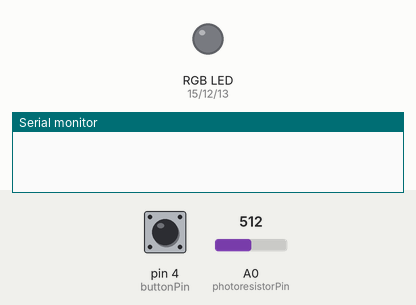
This sketch was run on a simulated Arduino Uno, built with avr-gcc and run on an emulated ATmega328P. On the bench: an RGB LED mixed from three pins (HIGH = lit), the last lines printed to the serial monitor. Inputs (shaded band) come from the test bench; at power-on: pin 4 (buttonPin) LOW, A0 (photoresistorPin) = 512.

Above: at 2.4 s.
2.5 s: pin 4 (buttonPin) pulled HIGH for 0.15 s
At 3.6 s:
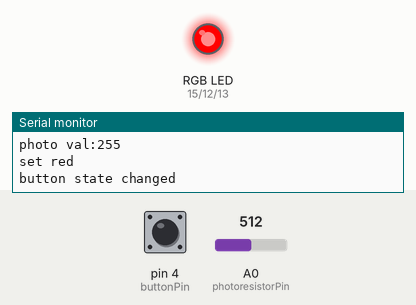
4.2 s: pin 4 (buttonPin) pulled HIGH for 1 s
At 5.5 s:
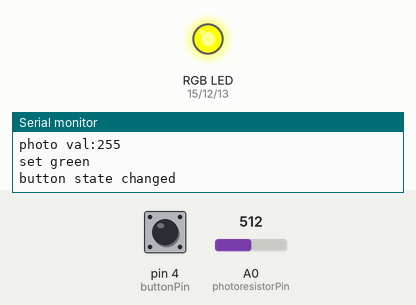
6.7 s: pin 4 (buttonPin) driven HIGH
At 8.0 s:
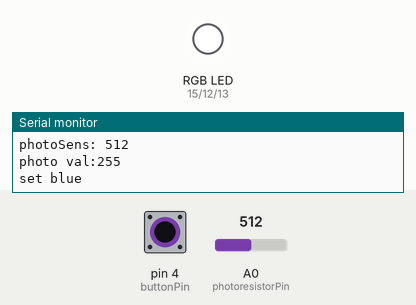
Timing chart, 0 to 9.7 s (numbered marks = the images above; inputs shaded):
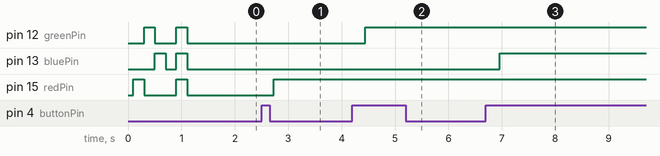

The sketch:

setrgbledbyphoto.ino
```cpp
/*
PIN 4: Button below antenna on top board, pulls low when pressed
PIN 12: green LED in RGB-LED
PIN 13: blue LED in RGB-LED
PIN 15: red LED in RGB-LED
*/

uint8_t redPin = 15;
uint8_t greenPin = 12;
uint8_t bluePin = 13;
uint8_t buttonPin = 4;
uint8_t photoresistorPin = A0;
uint8_t photoVal = 0;

// my first photosensor yields suspicous low values (0-10)
// range should be 200-700? calibrate here
const int minphotosens=0;
const int maxphotosens=20;

uint8_t redVal = 0;
uint8_t greenVal = 0;
uint8_t blueVal = 0;

uint8_t buttonstate = LOW;
uint8_t buttonstate_prev = LOW;
uint8_t curcolor=0;

void setcolor(uint8_t r=0,uint8_t g=0,uint8_t b=0){
    analogWrite(redPin, r);
    redVal=r;
    analogWrite(greenPin, g);
    greenVal=g;
    analogWrite(bluePin, b);
    blueVal=b;
}

void fadetocolor(uint8_t r=0,uint8_t g=0,uint8_t b=0,int delays=10,uint8_t steps=10){
    uint8_t s=0;
    uint8_t rstart=redVal;
    uint8_t gstart=greenVal;
    uint8_t bstart=blueVal;

    float dr=float(r-redVal)/steps;
    float dg=float(g-greenVal)/steps;
    float db=float(b-blueVal)/steps;

    for(s=1;s<=steps;s++){
        setcolor(r=rstart+uint8(dr*s),
                 g=gstart+uint8(dg*s),
                 b=bstart+uint8(db*s));
        delay(delays);
    }
}

// read out photoresistor, transform to a uint8_t range
uint8_t photoSens(){
    int sensorValue;
    sensorValue = analogRead(photoresistorPin);
    Serial.print("photoSens: ");
    Serial.println(sensorValue);
    sensorValue=constrain(sensorValue,minphotosens,maxphotosens);
    return map(sensorValue, minphotosens, maxphotosens, 0, 255);
}

void setup(){
    pinMode(redPin, OUTPUT);
    pinMode(greenPin, OUTPUT);
    pinMode(bluePin, OUTPUT);
    pinMode(buttonPin,INPUT);
    pinMode(photoresistorPin,INPUT);
    Serial.begin(9600);

    setcolor(0,0,0);
    fadetocolor(255,0,0,10,20);
    fadetocolor(0,255,0,10,20);
    fadetocolor(0,0,255,10,20);
    fadetocolor(0,0,0,10,20);
    fadetocolor(255,255,255,10,20);
    fadetocolor(0,0,0,10,20);
}

void loop(){
    buttonstate=digitalRead(buttonPin);

    // check if button was pressed
    if (buttonstate != buttonstate_prev){
        Serial.println("button state changed");
        if(buttonstate == HIGH){
            Serial.println("button pressed");
            photoVal=photoSens();
            Serial.print("photo val:");
            Serial.println(photoVal);
            switch (curcolor) {
                case 0:
                    // change red
                    Serial.println("set red");
                    fadetocolor(photoVal,greenVal,blueVal,20,20);
                    curcolor++;
                break;
                case 1:
                    // change green
                    Serial.println("set green");
                    fadetocolor(redVal,photoVal,blueVal,20,20);
                    curcolor++;
                break;
                default:
                    // change blue
                    Serial.println("set blue");
                    fadetocolor(redVal,greenVal,photoVal,20,20);
                    curcolor=0;
                break;
            }
        }
        buttonstate_prev=buttonstate;
    }
    //fadetocolor(random(255),random(255),random(255),random(20,50),random(20,50));
    //delay(250);
    delay(100);
}
```

Measured:
- after the input at 2.5 s, pin 15 (redPin): LOW → HIGH after 0.23 s
- after the input at 4.2 s, pin 12 (greenPin): LOW → HIGH after 0.24 s
- after the input at 6.7 s, pin 13 (bluePin): LOW → HIGH after 0.26 s
